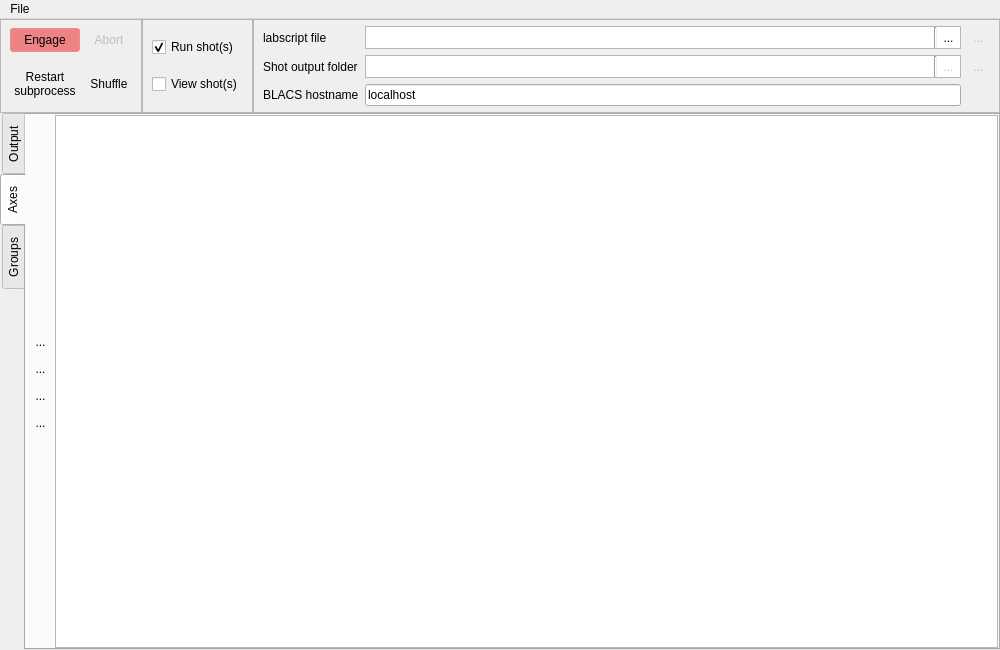
<?xml version="1.0" encoding="UTF-8"?>
<ui version="4.0">
 <class>MainWindow</class>
 <widget class="QMainWindow" name="MainWindow">
  <property name="geometry">
   <rect>
    <x>0</x>
    <y>0</y>
    <width>1000</width>
    <height>650</height>
   </rect>
  </property>
  <property name="windowTitle">
   <string>runmanager - the labscript suite</string>
  </property>
  <property name="windowIcon">
   <iconset>
    <normaloff>:/qtutils/custom/runmanager.png</normaloff>:/qtutils/custom/runmanager.png</iconset>
  </property>
  <property name="styleSheet">
   <string notr="true"/>
  </property>
  <property name="unifiedTitleAndToolBarOnMac">
   <bool>false</bool>
  </property>
  <widget class="QWidget" name="centralwidget">
   <property name="styleSheet">
    <string notr="true">QPushButton {
     border: none;
     padding: 4px;
 }

QPushButton:hover {
     background-color: qlineargradient(x1: 0, y1: 0, x2: 0, y2: 1,
                                       stop: 0 #f6f7fa, stop: 1 #dadbde);
     border: 1px solid #8f8f91;
     border-radius: 3px;
 }

 QPushButton:pressed {
     background-color: qlineargradient(x1: 0, y1: 0, x2: 0, y2: 1,
                                       stop: 0 #dadbde, stop: 1 #f6f7fa);
     border: 1px solid #8f8f91;
     border-radius: 3px;
 }

QPushButton:checked {
     background-color: #dadbde;
     border: 1px solid #8f8f91;
     border-radius: 3px;
 }

QPushButton:hover:checked {
     background-color: qlineargradient(x1: 0, y1: 0, x2: 0, y2: 1,
                                       stop: 0 #dadbde, stop: 1 #f6f7fa);
     border: 1px solid #8f8f91;
     border-radius: 3px;
 }

QToolButton {
     border: none;
     padding: 2px;
 }

QToolButton:hover {
     background-color: qlineargradient(x1: 0, y1: 0, x2: 0, y2: 1,
                                       stop: 0 #f6f7fa, stop: 1 #dadbde);
     border: 1px solid #8f8f91;
     border-radius: 3px;
 }

 QToolButton:pressed {
     background-color: qlineargradient(x1: 0, y1: 0, x2: 0, y2: 1,
                                       stop: 0 #dadbde, stop: 1 #f6f7fa);
     border: 1px solid #8f8f91;
     border-radius: 3px;
 }

QToolButton:checked {
     background-color: #dadbde;
     border: 1px solid #8f8f91;
     border-radius: 3px;
 }

QToolButton:hover:checked {
     background-color: qlineargradient(x1: 0, y1: 0, x2: 0, y2: 1,
                                       stop: 0 #dadbde, stop: 1 #f6f7fa);
     border: 1px solid #8f8f91;
     border-radius: 3px;
 }
</string>
   </property>
   <layout class="QVBoxLayout" name="verticalLayout">
    <property name="spacing">
     <number>0</number>
    </property>
    <property name="margin">
     <number>0</number>
    </property>
    <item>
     <layout class="QHBoxLayout" name="horizontalLayout_3">
      <property name="spacing">
       <number>0</number>
      </property>
      <property name="sizeConstraint">
       <enum>QLayout::SetDefaultConstraint</enum>
      </property>
      <item>
       <widget class="QFrame" name="frame">
        <property name="styleSheet">
         <string notr="true"/>
        </property>
        <property name="frameShape">
         <enum>QFrame::StyledPanel</enum>
        </property>
        <layout class="QGridLayout" name="gridLayout">
         <property name="topMargin">
          <number>0</number>
         </property>
         <property name="bottomMargin">
          <number>0</number>
         </property>
         <item row="0" column="1">
          <widget class="QPushButton" name="pushButton_abort">
           <property name="enabled">
            <bool>false</bool>
           </property>
           <property name="focusPolicy">
            <enum>Qt::NoFocus</enum>
           </property>
           <property name="toolTip">
            <string>Stop compiling shots after the current shot is compiled.
 To interrupt a compilation mid-shot, use the 'Restart subprocess' button</string>
           </property>
           <property name="text">
            <string>Abort</string>
           </property>
           <property name="icon">
            <iconset>
             <normaloff>:/qtutils/fugue/cross-octagon.png</normaloff>:/qtutils/fugue/cross-octagon.png</iconset>
           </property>
          </widget>
         </item>
         <item row="0" column="0">
          <widget class="QPushButton" name="pushButton_engage">
           <property name="enabled">
            <bool>true</bool>
           </property>
           <property name="focusPolicy">
            <enum>Qt::NoFocus</enum>
           </property>
           <property name="toolTip">
            <string>&lt;html&gt;&lt;head/&gt;&lt;body&gt;&lt;p&gt;Compile pending shots, submit them to BLACS if &quot;run shots&quot; is checked, and send them to runviewer if &quot;view shots&quot; is checked.&lt;/p&gt;&lt;/body&gt;&lt;/html&gt;</string>
           </property>
           <property name="autoFillBackground">
            <bool>false</bool>
           </property>
           <property name="styleSheet">
            <string notr="true">QPushButton {
	 background-color: rgb(238,96,96,192);
     border: 1px solid rgb(238,96,96,128);
	  border-radius: 3px;
     padding: 4px;
 }

QPushButton:hover {
     background-color: qlineargradient(x1: 0, y1: 0, x2: 0, y2: 1,
                                       stop: 0 #ff7878, stop: 1 #dd4848);
     border: None;
	 border-radius: 3px;
 }

 QPushButton:pressed {
     background-color: qlineargradient(x1: 0, y1: 0, x2: 0, y2: 1,
                                       stop: 0 #dd4848, stop: 1 #ff7878);
     border: 1px solid #8f8f91;
     border-radius: 3px;
 }</string>
           </property>
           <property name="text">
            <string>Engage</string>
           </property>
           <property name="icon">
            <iconset>
             <normaloff>:/qtutils/fugue/control.png</normaloff>:/qtutils/fugue/control.png</iconset>
           </property>
           <property name="autoDefault">
            <bool>false</bool>
           </property>
           <property name="flat">
            <bool>false</bool>
           </property>
          </widget>
         </item>
         <item row="1" column="1">
          <widget class="QPushButton" name="pushButton_shuffle">
           <property name="focusPolicy">
            <enum>Qt::NoFocus</enum>
           </property>
           <property name="toolTip">
            <string>&lt;html&gt;&lt;head/&gt;&lt;body&gt;&lt;p&gt;Send compiled shots to BLACS in a random order, to prevent scanned parameters correlating with temporal drifts.&lt;/p&gt;&lt;/body&gt;&lt;/html&gt;</string>
           </property>
           <property name="text">
            <string>Shuffle</string>
           </property>
           <property name="icon">
            <iconset>
             <normaloff>:/qtutils/fugue/arrow-switch.png</normaloff>:/qtutils/fugue/arrow-switch.png</iconset>
           </property>
           <property name="checkable">
            <bool>true</bool>
           </property>
          </widget>
         </item>
         <item row="1" column="0">
          <widget class="QPushButton" name="pushButton_restart_subprocess">
           <property name="focusPolicy">
            <enum>Qt::NoFocus</enum>
           </property>
           <property name="toolTip">
            <string>&lt;html&gt;&lt;head/&gt;&lt;body&gt;&lt;p&gt;Forcefully restart the compilation subprocess, stopping any compilation in process.&lt;/p&gt;&lt;p&gt;This can be useful if the child process is misbehaving for any reason.&lt;/p&gt;&lt;/body&gt;&lt;/html&gt;</string>
           </property>
           <property name="text">
            <string>Restart
subprocess</string>
           </property>
           <property name="icon">
            <iconset>
             <normaloff>:/qtutils/fugue/arrow-circle-135-left.png</normaloff>:/qtutils/fugue/arrow-circle-135-left.png</iconset>
           </property>
          </widget>
         </item>
        </layout>
       </widget>
      </item>
      <item>
       <widget class="QFrame" name="frame">
        <property name="sizePolicy">
         <sizepolicy hsizetype="Minimum" vsizetype="Preferred">
          <horstretch>0</horstretch>
          <verstretch>0</verstretch>
         </sizepolicy>
        </property>
        <property name="frameShape">
         <enum>QFrame::StyledPanel</enum>
        </property>
        <layout class="QVBoxLayout" name="verticalLayout_2">
         <property name="spacing">
          <number>9</number>
         </property>
         <property name="sizeConstraint">
          <enum>QLayout::SetDefaultConstraint</enum>
         </property>
         <item>
          <widget class="QCheckBox" name="checkBox_run_shots">
           <property name="toolTip">
            <string>Send the shot files to BLACS after compilation</string>
           </property>
           <property name="text">
            <string>Run shot(s)</string>
           </property>
           <property name="checked">
            <bool>true</bool>
           </property>
          </widget>
         </item>
         <item>
          <widget class="QCheckBox" name="checkBox_view_shots">
           <property name="toolTip">
            <string>Open the shot files in runviewer after compilation</string>
           </property>
           <property name="text">
            <string>View shot(s)</string>
           </property>
          </widget>
         </item>
        </layout>
       </widget>
      </item>
      <item>
       <widget class="QFrame" name="frame">
        <property name="sizePolicy">
         <sizepolicy hsizetype="Expanding" vsizetype="Preferred">
          <horstretch>1</horstretch>
          <verstretch>0</verstretch>
         </sizepolicy>
        </property>
        <property name="frameShape">
         <enum>QFrame::StyledPanel</enum>
        </property>
        <property name="frameShadow">
         <enum>QFrame::Plain</enum>
        </property>
        <layout class="QGridLayout" name="gridLayout_3">
         <property name="sizeConstraint">
          <enum>QLayout::SetDefaultConstraint</enum>
         </property>
         <property name="leftMargin">
          <number>9</number>
         </property>
         <property name="topMargin">
          <number>6</number>
         </property>
         <property name="bottomMargin">
          <number>6</number>
         </property>
         <item row="2" column="1">
          <widget class="QLineEdit" name="lineEdit_BLACS_hostname">
           <property name="toolTip">
            <string>&lt;html&gt;&lt;head/&gt;&lt;body&gt;&lt;p&gt;The host computer running BLACS.&lt;/p&gt;&lt;/body&gt;&lt;/html&gt;</string>
           </property>
           <property name="text">
            <string>localhost</string>
           </property>
           <property name="frame">
            <bool>true</bool>
           </property>
          </widget>
         </item>
         <item row="0" column="0">
          <widget class="QLabel" name="label_3">
           <property name="text">
            <string>labscript file</string>
           </property>
          </widget>
         </item>
         <item row="1" column="2">
          <widget class="QToolButton" name="toolButton_reset_shot_output_folder">
           <property name="enabled">
            <bool>false</bool>
           </property>
           <property name="toolTip">
            <string>&lt;html&gt;&lt;head/&gt;&lt;body&gt;&lt;p&gt;Reset to default output folder.&lt;/p&gt;&lt;p&gt;If the folder does not exist it will be created at compile-time.&lt;/p&gt;&lt;/body&gt;&lt;/html&gt;</string>
           </property>
           <property name="text">
            <string>...</string>
           </property>
           <property name="icon">
            <iconset>
             <normaloff>:/qtutils/fugue/arrow-turn-180-left.png</normaloff>:/qtutils/fugue/arrow-turn-180-left.png</iconset>
           </property>
          </widget>
         </item>
         <item row="1" column="0">
          <widget class="QLabel" name="label_2">
           <property name="text">
            <string>Shot output folder</string>
           </property>
          </widget>
         </item>
         <item row="2" column="0">
          <widget class="QLabel" name="label">
           <property name="text">
            <string>BLACS hostname</string>
           </property>
          </widget>
         </item>
         <item row="0" column="2">
          <widget class="QToolButton" name="toolButton_edit_labscript_file">
           <property name="enabled">
            <bool>false</bool>
           </property>
           <property name="toolTip">
            <string>&lt;html&gt;&lt;head/&gt;&lt;body&gt;&lt;p&gt;Edit this labscript file in a text editor.&lt;/p&gt;&lt;/body&gt;&lt;/html&gt;</string>
           </property>
           <property name="text">
            <string>...</string>
           </property>
           <property name="icon">
            <iconset>
             <normaloff>:/qtutils/fugue/document--pencil.png</normaloff>:/qtutils/fugue/document--pencil.png</iconset>
           </property>
          </widget>
         </item>
         <item row="1" column="1">
          <widget class="QFrame" name="frame">
           <property name="sizePolicy">
            <sizepolicy hsizetype="Preferred" vsizetype="Preferred">
             <horstretch>0</horstretch>
             <verstretch>0</verstretch>
            </sizepolicy>
           </property>
           <property name="sizeIncrement">
            <size>
             <width>0</width>
             <height>0</height>
            </size>
           </property>
           <property name="frameShape">
            <enum>QFrame::StyledPanel</enum>
           </property>
           <layout class="QHBoxLayout" name="horizontalLayout">
            <property name="spacing">
             <number>0</number>
            </property>
            <property name="margin">
             <number>0</number>
            </property>
            <item>
             <widget class="QLineEdit" name="lineEdit_shot_output_folder">
              <property name="sizePolicy">
               <sizepolicy hsizetype="Expanding" vsizetype="Ignored">
                <horstretch>0</horstretch>
                <verstretch>0</verstretch>
               </sizepolicy>
              </property>
              <property name="toolTip">
               <string>&lt;html&gt;&lt;head/&gt;&lt;body&gt;&lt;p&gt;The folder in which newly compiled shot files will be placed.&lt;/p&gt;&lt;p&gt;If the folder does not exist, it will be created at compile time.&lt;/p&gt;&lt;/body&gt;&lt;/html&gt;</string>
              </property>
              <property name="styleSheet">
               <string notr="true"/>
              </property>
              <property name="frame">
               <bool>false</bool>
              </property>
              <property name="readOnly">
               <bool>true</bool>
              </property>
             </widget>
            </item>
            <item>
             <widget class="Line" name="line_2">
              <property name="orientation">
               <enum>Qt::Vertical</enum>
              </property>
             </widget>
            </item>
            <item>
             <widget class="QToolButton" name="toolButton_select_shot_output_folder">
              <property name="enabled">
               <bool>false</bool>
              </property>
              <property name="toolTip">
               <string>Select folder ...</string>
              </property>
              <property name="styleSheet">
               <string notr="true">QToolButton{
    border: none;
    background: white;
    padding: 2px;
}

QToolButton:hover {
     background-color: qlineargradient(x1: 0, y1: 0, x2: 0, y2: 1,
                                       stop: 0 #f6f7fa, stop: 1 #dadbde);
 }

 QToolButton:pressed {
     background-color: qlineargradient(x1: 0, y1: 0, x2: 0, y2: 1,
                                       stop: 0 #dadbde, stop: 1 #f6f7fa);
 }</string>
              </property>
              <property name="text">
               <string>...</string>
              </property>
              <property name="icon">
               <iconset>
                <normaloff>:/qtutils/fugue/folder-horizontal-open.png</normaloff>:/qtutils/fugue/folder-horizontal-open.png</iconset>
              </property>
             </widget>
            </item>
           </layout>
          </widget>
         </item>
         <item row="0" column="1">
          <widget class="QFrame" name="frame">
           <property name="autoFillBackground">
            <bool>false</bool>
           </property>
           <property name="styleSheet">
            <string notr="true">QToolButton{
    background: rgb(224,224,224);
    padding: 3px;
}</string>
           </property>
           <property name="frameShape">
            <enum>QFrame::StyledPanel</enum>
           </property>
           <layout class="QHBoxLayout" name="horizontalLayout_2">
            <property name="spacing">
             <number>0</number>
            </property>
            <property name="margin">
             <number>0</number>
            </property>
            <item>
             <widget class="QLineEdit" name="lineEdit_labscript_file">
              <property name="sizePolicy">
               <sizepolicy hsizetype="Expanding" vsizetype="Ignored">
                <horstretch>0</horstretch>
                <verstretch>0</verstretch>
               </sizepolicy>
              </property>
              <property name="toolTip">
               <string>The labscript file to compile.</string>
              </property>
              <property name="styleSheet">
               <string notr="true"/>
              </property>
              <property name="frame">
               <bool>false</bool>
              </property>
              <property name="readOnly">
               <bool>true</bool>
              </property>
             </widget>
            </item>
            <item>
             <widget class="Line" name="line">
              <property name="orientation">
               <enum>Qt::Vertical</enum>
              </property>
             </widget>
            </item>
            <item>
             <widget class="QToolButton" name="toolButton_select_labscript_file">
              <property name="toolTip">
               <string>Select a file ...</string>
              </property>
              <property name="styleSheet">
               <string notr="true">QToolButton{
    border: none;
    background: white;
    padding: 2px;
}

QToolButton:hover {
     background-color: qlineargradient(x1: 0, y1: 0, x2: 0, y2: 1,
                                       stop: 0 #f6f7fa, stop: 1 #dadbde);
 }

 QToolButton:pressed {
     background-color: qlineargradient(x1: 0, y1: 0, x2: 0, y2: 1,
                                       stop: 0 #dadbde, stop: 1 #f6f7fa);
 }</string>
              </property>
              <property name="text">
               <string>...</string>
              </property>
              <property name="icon">
               <iconset>
                <normaloff>:/qtutils/custom/python-document.png</normaloff>:/qtutils/custom/python-document.png</iconset>
              </property>
             </widget>
            </item>
           </layout>
          </widget>
         </item>
        </layout>
       </widget>
      </item>
     </layout>
    </item>
    <item>
     <widget class="FingerTabWidget" name="tabWidget">
      <property name="sizePolicy">
       <sizepolicy hsizetype="Expanding" vsizetype="Expanding">
        <horstretch>0</horstretch>
        <verstretch>1</verstretch>
       </sizepolicy>
      </property>
      <property name="autoFillBackground">
       <bool>false</bool>
      </property>
      <property name="styleSheet">
       <string notr="true">QTabBar{ font-size: 9pt }</string>
      </property>
      <property name="tabPosition">
       <enum>QTabWidget::West</enum>
      </property>
      <property name="tabShape">
       <enum>QTabWidget::Rounded</enum>
      </property>
      <property name="currentIndex">
       <number>1</number>
      </property>
      <property name="elideMode">
       <enum>Qt::ElideRight</enum>
      </property>
      <property name="usesScrollButtons">
       <bool>true</bool>
      </property>
      <property name="documentMode">
       <bool>false</bool>
      </property>
      <property name="tabsClosable">
       <bool>false</bool>
      </property>
      <property name="movable">
       <bool>true</bool>
      </property>
      <widget class="QWidget" name="tab_output">
       <attribute name="icon">
        <iconset>
         <normaloff>:/qtutils/fugue/terminal.png</normaloff>:/qtutils/fugue/terminal.png</iconset>
       </attribute>
       <attribute name="title">
        <string>Output</string>
       </attribute>
       <attribute name="toolTip">
        <string>&lt;html&gt;&lt;head/&gt;&lt;body&gt;&lt;p&gt;View textual output of compilation.&lt;/p&gt;&lt;/body&gt;&lt;/html&gt;</string>
       </attribute>
       <layout class="QVBoxLayout" name="verticalLayout_5">
        <property name="spacing">
         <number>0</number>
        </property>
        <property name="margin">
         <number>0</number>
        </property>
        <item>
         <layout class="QVBoxLayout" name="verticalLayout_output_tab"/>
        </item>
       </layout>
      </widget>
      <widget class="QWidget" name="tab_axes">
       <attribute name="icon">
        <iconset>
         <normaloff>:/qtutils/custom/outer.png</normaloff>:/qtutils/custom/outer.png</iconset>
       </attribute>
       <attribute name="title">
        <string>Axes</string>
       </attribute>
       <attribute name="toolTip">
        <string>&lt;html&gt;&lt;head/&gt;&lt;body&gt;&lt;p&gt;See and change settings for the axes of the currently described parameter space.&lt;/p&gt;&lt;/body&gt;&lt;/html&gt;</string>
       </attribute>
       <layout class="QHBoxLayout" name="horizontalLayout_4">
        <property name="spacing">
         <number>0</number>
        </property>
        <property name="margin">
         <number>0</number>
        </property>
        <item>
         <layout class="QVBoxLayout" name="verticalLayout_4">
          <property name="spacing">
           <number>6</number>
          </property>
          <property name="leftMargin">
           <number>3</number>
          </property>
          <property name="rightMargin">
           <number>3</number>
          </property>
          <item>
           <spacer name="verticalSpacer">
            <property name="orientation">
             <enum>Qt::Vertical</enum>
            </property>
            <property name="sizeHint" stdset="0">
             <size>
              <width>20</width>
              <height>40</height>
             </size>
            </property>
           </spacer>
          </item>
          <item>
           <widget class="QToolButton" name="toolButton_axis_to_top">
            <property name="toolTip">
             <string>Move selected axis to top</string>
            </property>
            <property name="text">
             <string>...</string>
            </property>
            <property name="icon">
             <iconset>
              <normaloff>:/qtutils/fugue/arrow-stop-090.png</normaloff>:/qtutils/fugue/arrow-stop-090.png</iconset>
            </property>
           </widget>
          </item>
          <item>
           <widget class="QToolButton" name="toolButton_axis_up">
            <property name="toolTip">
             <string>Move selected axis up</string>
            </property>
            <property name="text">
             <string>...</string>
            </property>
            <property name="icon">
             <iconset>
              <normaloff>:/qtutils/fugue/arrow-090.png</normaloff>:/qtutils/fugue/arrow-090.png</iconset>
            </property>
           </widget>
          </item>
          <item>
           <widget class="QToolButton" name="toolButton_axis_down">
            <property name="toolTip">
             <string>Move selected axis down</string>
            </property>
            <property name="text">
             <string>...</string>
            </property>
            <property name="icon">
             <iconset>
              <normaloff>:/qtutils/fugue/arrow-270.png</normaloff>:/qtutils/fugue/arrow-270.png</iconset>
            </property>
           </widget>
          </item>
          <item>
           <widget class="QToolButton" name="toolButton_axis_to_bottom">
            <property name="toolTip">
             <string>Move selected axis to bottom</string>
            </property>
            <property name="text">
             <string>...</string>
            </property>
            <property name="icon">
             <iconset>
              <normaloff>:/qtutils/fugue/arrow-stop-270.png</normaloff>:/qtutils/fugue/arrow-stop-270.png</iconset>
            </property>
           </widget>
          </item>
          <item>
           <spacer name="verticalSpacer_2">
            <property name="orientation">
             <enum>Qt::Vertical</enum>
            </property>
            <property name="sizeHint" stdset="0">
             <size>
              <width>20</width>
              <height>40</height>
             </size>
            </property>
           </spacer>
          </item>
         </layout>
        </item>
        <item>
         <widget class="QScrollArea" name="scrollArea">
          <property name="frameShape">
           <enum>QFrame::NoFrame</enum>
          </property>
          <property name="widgetResizable">
           <bool>true</bool>
          </property>
          <widget class="QWidget" name="scrollAreaWidgetContents">
           <property name="geometry">
            <rect>
             <x>0</x>
             <y>0</y>
             <width>933</width>
             <height>516</height>
            </rect>
           </property>
           <layout class="QVBoxLayout" name="verticalLayout_7">
            <property name="spacing">
             <number>0</number>
            </property>
            <property name="margin">
             <number>0</number>
            </property>
            <item>
             <widget class="QTreeView" name="treeView_axes"/>
            </item>
           </layout>
          </widget>
         </widget>
        </item>
       </layout>
      </widget>
      <widget class="QWidget" name="tab_groups">
       <attribute name="icon">
        <iconset>
         <normaloff>:/qtutils/fugue/tables-stacks.png</normaloff>:/qtutils/fugue/tables-stacks.png</iconset>
       </attribute>
       <attribute name="title">
        <string>Groups</string>
       </attribute>
       <attribute name="toolTip">
        <string>&lt;html&gt;&lt;head/&gt;&lt;body&gt;&lt;p&gt;Select files and groups of globals to view and edit in runviewer.&lt;/p&gt;&lt;/body&gt;&lt;/html&gt;</string>
       </attribute>
       <layout class="QVBoxLayout" name="verticalLayout_8">
        <property name="spacing">
         <number>0</number>
        </property>
        <property name="margin">
         <number>0</number>
        </property>
        <item>
         <layout class="QHBoxLayout" name="horizontalLayout_5">
          <property name="spacing">
           <number>9</number>
          </property>
          <property name="margin">
           <number>3</number>
          </property>
          <item>
           <widget class="QPushButton" name="pushButton_open_globals_file">
            <property name="focusPolicy">
             <enum>Qt::NoFocus</enum>
            </property>
            <property name="toolTip">
             <string>&lt;html&gt;&lt;head/&gt;&lt;body&gt;&lt;p&gt;Load an HDF file containing globals into runviewer.&lt;/p&gt;&lt;/body&gt;&lt;/html&gt;</string>
            </property>
            <property name="text">
             <string>Open globals file</string>
            </property>
            <property name="icon">
             <iconset>
              <normaloff>:/qtutils/fugue/folder-open-table.png</normaloff>:/qtutils/fugue/folder-open-table.png</iconset>
            </property>
           </widget>
          </item>
          <item>
           <widget class="QPushButton" name="pushButton_new_globals_file">
            <property name="focusPolicy">
             <enum>Qt::NoFocus</enum>
            </property>
            <property name="toolTip">
             <string>&lt;html&gt;&lt;head/&gt;&lt;body&gt;&lt;p&gt;Create a new HDF file to store globals in.&lt;/p&gt;&lt;/body&gt;&lt;/html&gt;</string>
            </property>
            <property name="text">
             <string>New globals file</string>
            </property>
            <property name="icon">
             <iconset>
              <normaloff>:/qtutils/fugue/table--plus.png</normaloff>:/qtutils/fugue/table--plus.png</iconset>
            </property>
           </widget>
          </item>
          <item>
           <widget class="QPushButton" name="pushButton_diff_globals_file">
            <property name="focusPolicy">
             <enum>Qt::NoFocus</enum>
            </property>
            <property name="toolTip">
             <string>&lt;html&gt;&lt;head/&gt;&lt;body&gt;&lt;p&gt;Compare the globals stored in an HDF5 file with those currently in use by runmanager.&lt;/p&gt;&lt;/body&gt;&lt;/html&gt;</string>
            </property>
            <property name="text">
             <string>Diff globals file</string>
            </property>
            <property name="icon">
             <iconset>
              <normaloff>:/qtutils/fugue/tables.png</normaloff>:/qtutils/fugue/tables.png</iconset>
            </property>
           </widget>
          </item>
          <item>
           <spacer name="horizontalSpacer">
            <property name="orientation">
             <enum>Qt::Horizontal</enum>
            </property>
            <property name="sizeHint" stdset="0">
             <size>
              <width>40</width>
              <height>20</height>
             </size>
            </property>
           </spacer>
          </item>
         </layout>
        </item>
        <item>
         <widget class="QScrollArea" name="scrollArea_2">
          <property name="frameShape">
           <enum>QFrame::NoFrame</enum>
          </property>
          <property name="widgetResizable">
           <bool>true</bool>
          </property>
          <widget class="QWidget" name="scrollAreaWidgetContents_2">
           <property name="geometry">
            <rect>
             <x>0</x>
             <y>0</y>
             <width>962</width>
             <height>485</height>
            </rect>
           </property>
           <layout class="QVBoxLayout" name="verticalLayout_6">
            <property name="spacing">
             <number>0</number>
            </property>
            <property name="margin">
             <number>0</number>
            </property>
            <item>
             <widget class="TreeView" name="treeView_groups">
              <property name="alternatingRowColors">
               <bool>true</bool>
              </property>
             </widget>
            </item>
           </layout>
          </widget>
         </widget>
        </item>
       </layout>
      </widget>
     </widget>
    </item>
   </layout>
  </widget>
  <widget class="QMenuBar" name="menuBar">
   <property name="geometry">
    <rect>
     <x>0</x>
     <y>0</y>
     <width>1000</width>
     <height>25</height>
    </rect>
   </property>
   <widget class="QMenu" name="menuFile">
    <property name="title">
     <string>File</string>
    </property>
    <addaction name="actionLoad_configuration"/>
    <addaction name="actionRevert_configuration"/>
    <addaction name="actionSave_configuration"/>
    <addaction name="actionSave_configuration_as"/>
    <addaction name="actionQuit"/>
   </widget>
   <addaction name="menuFile"/>
  </widget>
  <action name="actionLoad_configuration">
   <property name="icon">
    <iconset>
     <normaloff>:/qtutils/fugue/folder-open.png</normaloff>:/qtutils/fugue/folder-open.png</iconset>
   </property>
   <property name="text">
    <string>Load configuration</string>
   </property>
   <property name="shortcut">
    <string>Ctrl+O</string>
   </property>
  </action>
  <action name="actionSave_configuration_as">
   <property name="enabled">
    <bool>false</bool>
   </property>
   <property name="icon">
    <iconset>
     <normaloff>:/qtutils/fugue/disk--plus.png</normaloff>:/qtutils/fugue/disk--plus.png</iconset>
   </property>
   <property name="text">
    <string>Save as...</string>
   </property>
   <property name="shortcut">
    <string>Ctrl+Shift+S</string>
   </property>
  </action>
  <action name="actionQuit">
   <property name="icon">
    <iconset>
     <normaloff>:/qtutils/fugue/cross-button.png</normaloff>:/qtutils/fugue/cross-button.png</iconset>
   </property>
   <property name="text">
    <string>Quit</string>
   </property>
   <property name="shortcut">
    <string>Ctrl+Q</string>
   </property>
  </action>
  <action name="actionSave_configuration">
   <property name="icon">
    <iconset>
     <normaloff>:/qtutils/fugue/disk.png</normaloff>:/qtutils/fugue/disk.png</iconset>
   </property>
   <property name="text">
    <string>Save configuration</string>
   </property>
   <property name="shortcut">
    <string>Ctrl+S</string>
   </property>
  </action>
  <action name="actionRevert_configuration">
   <property name="enabled">
    <bool>false</bool>
   </property>
   <property name="icon">
    <iconset>
     <normaloff>:/qtutils/fugue/arrow-curve-180-left.png</normaloff>:/qtutils/fugue/arrow-curve-180-left.png</iconset>
   </property>
   <property name="text">
    <string>Revert configuration</string>
   </property>
  </action>
 </widget>
 <customwidgets>
  <customwidget>
   <class>FingerTabWidget</class>
   <extends>QTabWidget</extends>
   <header>qtutils/widgets.h</header>
   <container>1</container>
  </customwidget>
  <customwidget>
   <class>TreeView</class>
   <extends>QTreeView</extends>
   <header>qtutils/widgets.h</header>
  </customwidget>
 </customwidgets>
 <tabstops>
  <tabstop>pushButton_engage</tabstop>
  <tabstop>pushButton_abort</tabstop>
  <tabstop>pushButton_restart_subprocess</tabstop>
  <tabstop>pushButton_shuffle</tabstop>
  <tabstop>lineEdit_labscript_file</tabstop>
  <tabstop>toolButton_select_labscript_file</tabstop>
  <tabstop>toolButton_edit_labscript_file</tabstop>
  <tabstop>lineEdit_shot_output_folder</tabstop>
  <tabstop>toolButton_select_shot_output_folder</tabstop>
  <tabstop>toolButton_reset_shot_output_folder</tabstop>
  <tabstop>lineEdit_BLACS_hostname</tabstop>
  <tabstop>tabWidget</tabstop>
  <tabstop>scrollArea</tabstop>
  <tabstop>toolButton_axis_to_top</tabstop>
  <tabstop>toolButton_axis_up</tabstop>
  <tabstop>toolButton_axis_down</tabstop>
  <tabstop>toolButton_axis_to_bottom</tabstop>
  <tabstop>treeView_axes</tabstop>
  <tabstop>pushButton_open_globals_file</tabstop>
  <tabstop>pushButton_new_globals_file</tabstop>
  <tabstop>pushButton_diff_globals_file</tabstop>
  <tabstop>treeView_groups</tabstop>
  <tabstop>scrollArea_2</tabstop>
 </tabstops>
 <resources>
  <include location="../../Anaconda/Lib/site-packages/qtutils/icons/icons.qrc"/>
 </resources>
 <connections/>
</ui>
